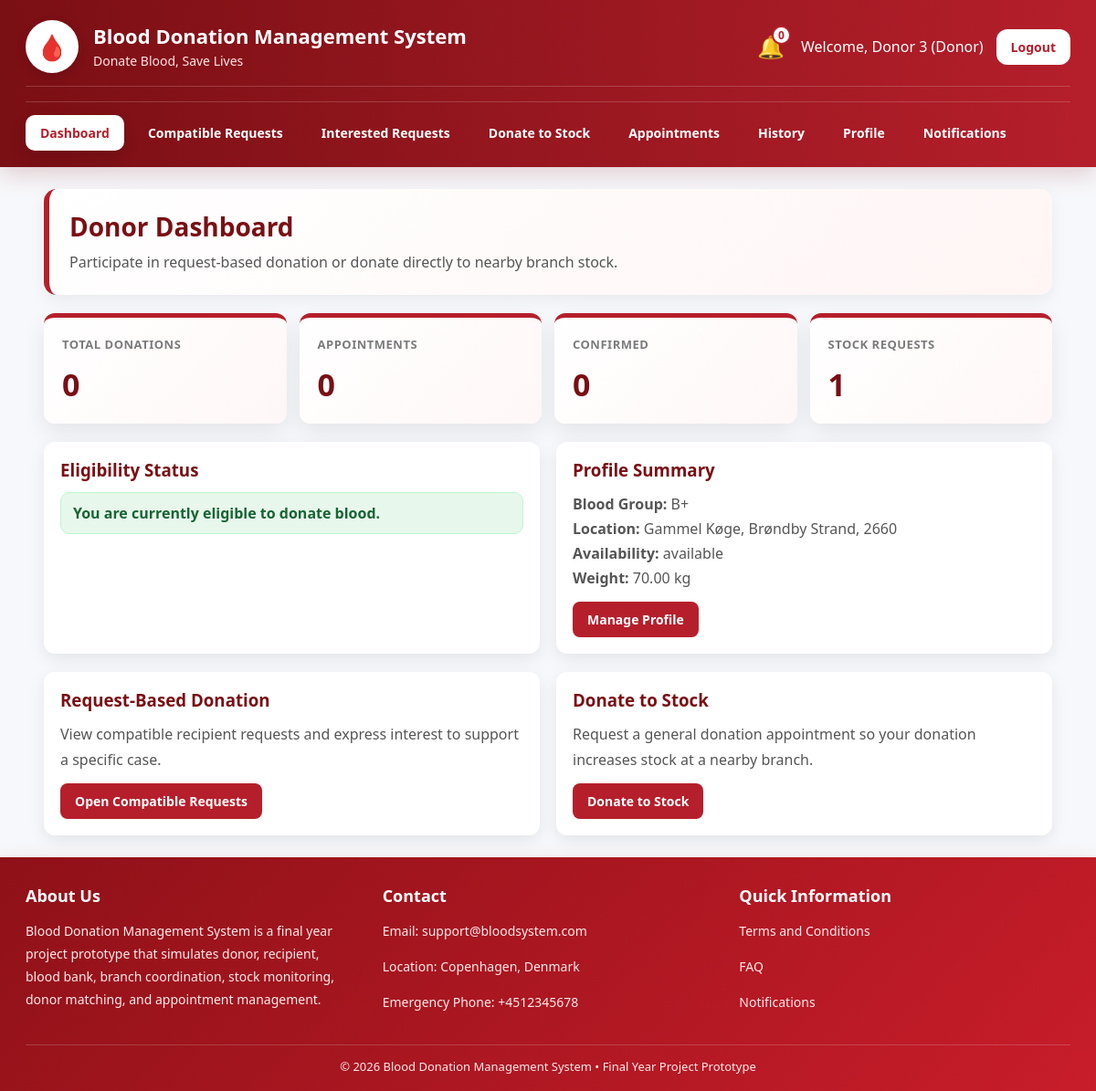
The app's page /dashboard/donor_dashboard.php (signed in), older data.
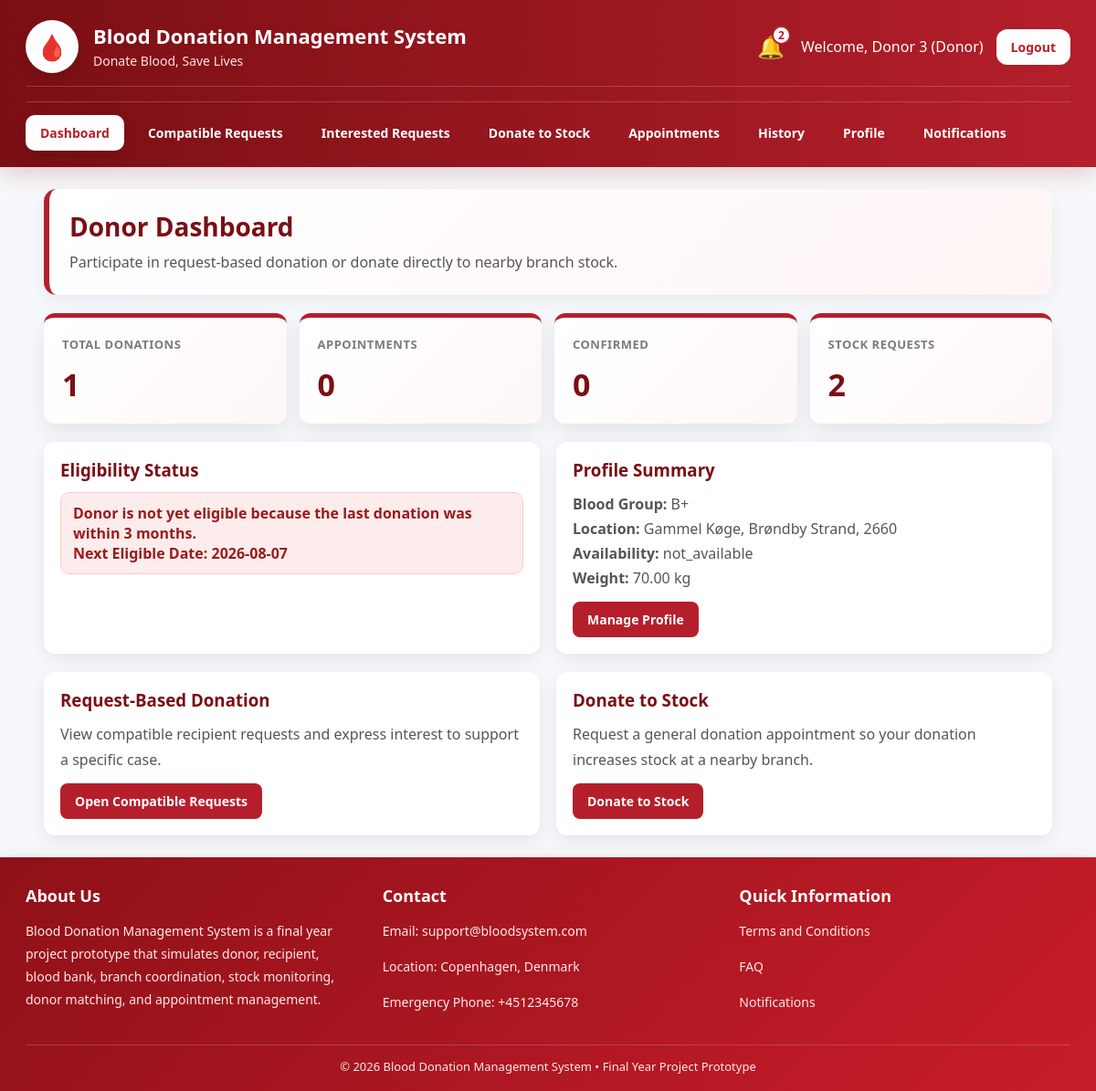
The same page, newer data.
### tables this page shows
CREATE TABLE `users` (
  `id` int(11) NOT NULL,
  `name` varchar(100) NOT NULL,
  `email` varchar(100) NOT NULL,
  `contact_number` varchar(20) DEFAULT NULL,
  `address` varchar(255) DEFAULT NULL,
  `date_of_birth` date DEFAULT NULL,
  `weight` decimal(5,2) DEFAULT NULL,
  `password` varchar(255) NOT NULL,
  `role` enum('admin','blood_bank','donor','recipient') NOT NULL,
  `blood_group` varchar(5) DEFAULT NULL,
  `weight_kg` decimal(5,2) DEFAULT NULL,
  `location` varchar(100) DEFAULT NULL,
  `address_line` varchar(255) DEFAULT NULL,
  `city` varchar(100) DEFAULT NULL,
  `zipcode` varchar(20) DEFAULT NULL,
  `institution_name` varchar(150) DEFAULT NULL,
  `availability` enum('available','not_available') DEFAULT 'available',
  `created_at` timestamp NOT NULL DEFAULT current_timestamp(),
  `account_status` enum('active','inactive') DEFAULT 'active',
  `status` enum('active','inactive') NOT NULL DEFAULT 'active',
  `next_eligible_date` date DEFAULT NULL
);

### functions/eligibility_check.php (called while the page is built, shortened)
<?php
function calculateAge($dateOfBirth) {
    $dob = new DateTime($dateOfBirth);
    $today = new DateTime();
    return $today->diff($dob)->y;
}
function checkDonorEligibility($conn, $donorId, $dateOfBirth, $weightKg) {
    $result = [
        'eligible' => true,
        'reason' => '',
        'age' => null,
        'last_donation_date' => null,
        'next_eligible_date' => null
    ];
    $age = calculateAge($dateOfBirth);
    $result['age'] = $age;
    $stmt = mysqli_prepare($conn, "
        SELECT donation_date
        FROM donations
        WHERE donor_id = ? AND status = 'confirmed'
        ORDER BY donation_date DESC, id DESC
        LIMIT 1
    ");
    mysqli_stmt_bind_param($stmt, "i", $donorId);
    mysqli_stmt_execute($stmt);
    $res = mysqli_stmt_get_result($stmt);
    if ($row = mysqli_fetch_assoc($res)) {
        $lastDonationDate = $row['donation_date'];
        $result['last_donation_date'] = $lastDonationDate;
        $lastDate = new DateTime($lastDonationDate);
        $nextEligible = clone $lastDate;
        $nextEligible->modify('+3 months');
        $today = new DateTime();
        $result['next_eligible_date'] = $nextEligible->format('Y-m-d');
        if ($today < $nextEligible) {
            $result['eligible'] = false;
            $result['reason'] = 'Donor is not yet eligible because the last donation was within 3 months.';
            return $result;
        }
    }
    return $result;
}
function syncDonorAvailabilityStatus($conn, $donorId) {
    $stmt = mysqli_prepare($conn, "
        SELECT date_of_birth, weight_kg, availability, next_eligible_date
        FROM users
        WHERE id = ? AND role = 'donor'
    ");
    mysqli_stmt_bind_param($stmt, "i", $donorId);
    mysqli_stmt_execute($stmt);
    $res = mysqli_stmt_get_result($stmt);
    $donor = mysqli_fetch_assoc($res);
    $eligibility = checkDonorEligibility(
        $conn,
        $donorId,
        $donor['date_of_birth'] ?? null,
        $donor['weight_kg'] ?? null
    );
    $desiredAvailability = $eligibility['eligible'] ? 'available' : 'not_available';
    $nextEligibleDate = $eligibility['next_eligible_date'] ?? null;
    $update_stmt = mysqli_prepare($conn, "
        UPDATE users
        SET availability = ?, next_eligible_date = ?
        WHERE id = ? AND role = 'donor'
    ");
    $eligibility['availability'] = $desiredAvailability;
    return $eligibility;
}
?>

### dashboard/donor_dashboard.php (the view, shortened to what the changed rows need)
<?php
include '../config/db.php';
include '../functions/eligibility_check.php';
$donor_id = $_SESSION['user_id'];
$eligibility = syncDonorAvailabilityStatus($conn, $donor_id);
$stmt = mysqli_prepare($conn, "
    SELECT name, blood_group, date_of_birth, weight_kg, availability, location
    FROM users
    WHERE id = ?
");
mysqli_stmt_bind_param($stmt, "i", $donor_id);
mysqli_stmt_execute($stmt);
$result = mysqli_stmt_get_result($stmt);
$donor = mysqli_fetch_assoc($result);
$notif_stmt = mysqli_prepare($conn, "SELECT COUNT(*) AS total FROM notifications WHERE user_id = ? AND is_read = 0");
mysqli_stmt_bind_param($notif_stmt, "i", $donor_id);
mysqli_stmt_execute($notif_stmt);
$notif_result = mysqli_stmt_get_result($notif_stmt);
$notif_data = mysqli_fetch_assoc($notif_result);
$notif_count = $notif_data['total'];
$total_donations = mysqli_fetch_assoc(mysqli_query($conn, "SELECT COUNT(*) AS total FROM donations WHERE donor_id = $donor_id"))['total'];
$stock_requests = mysqli_fetch_assoc(mysqli_query($conn, "SELECT COUNT(*) AS total FROM stock_donation_requests WHERE donor_id = $donor_id"))['total'];
?>
<!DOCTYPE html>
<html>
<head>
    <link rel="stylesheet" href="assets/style.css">
</head>
<body>
<div class="topbar topbar-full">
    <div class="container">
        <div class="topbar-header">
            <div class="topbar-left">
                <div class="brand-text">
                    <h2>Blood Donation Management System</h2>
                </div>
            </div>
            <div class="topbar-right">
                <a href="notifications.php" class="notify" title="Notifications">
                    🔔
                    <span class="notify-badge"><?php echo $notif_count; ?></span>
                </a>
            </div>
        </div>
    </div>
</div>
<div class="container">
    <div class="hero">
        <h1>Donor Dashboard</h1>
    </div>
    <div class="stats">
        <a class="stat-link-card" href="donor_history.php">
            <div class="stat-card">
                <div class="stat-title">Total Donations</div>
                <div class="stat-value"><?php echo $total_donations; ?></div>
            </div>
        </a>
        <a class="stat-link-card" href="donate_to_stock.php">
            <div class="stat-card">
                <div class="stat-title">Stock Requests</div>
                <div class="stat-value"><?php echo $stock_requests; ?></div>
            </div>
        </a>
    </div>
    <div class="summary-grid">
        <div class="summary-card">
            <h3>Eligibility Status</h3>
            <?php if($eligibility['eligible']) { ?>
                <div class="alert alert-success">
                    You are currently eligible to donate blood.
                </div>
            <?php } else { ?>
                <div class="alert alert-error">
                    <?php echo htmlspecialchars($eligibility['reason']); ?>
                    <?php if(!empty($eligibility['next_eligible_date'])) { ?>
                        <br><strong>Next Eligible Date:</strong> <?php echo htmlspecialchars($eligibility['next_eligible_date']); ?>
                    <?php } ?>
                </div>
            <?php } ?>
        </div>
        <div class="summary-card">
            <h3>Profile Summary</h3>
            <p>
                <strong>Blood Group:</strong> <?php echo htmlspecialchars($donor['blood_group'] ?? ''); ?><br>
                <strong>Location:</strong> <?php echo htmlspecialchars($donor['location'] ?? ''); ?><br>
                <strong>Availability:</strong> <?php echo htmlspecialchars($donor['availability'] ?? ''); ?><br>
                <strong>Weight:</strong> <?php echo htmlspecialchars($donor['weight_kg'] ?? ''); ?> kg
            </p>
            <a class="btn btn-primary dashboard-action-btn" href="donor_profile.php">Manage Profile</a>
        </div>
    </div>
</div>
</body>
</html>

Row changes from the older to the newer data that the page shows:
changed users "Gammel Køge, Brøndby Strand, 2660": next_eligible_date (not shown) → "2026-08-07"; availability "available" → "not_available"
Text that changed along with them:
$notif_count: "0" → "2"
$total_donations: "0" → "1"
$stock_requests: "1" → "2"
$eligibility['reason']: (not shown) → "Donor is not yet eligible because the last donation was within 3 months."
text no longer shown: "You are currently eligible to donate blood."
text now shown: "Next Eligible Date:"
